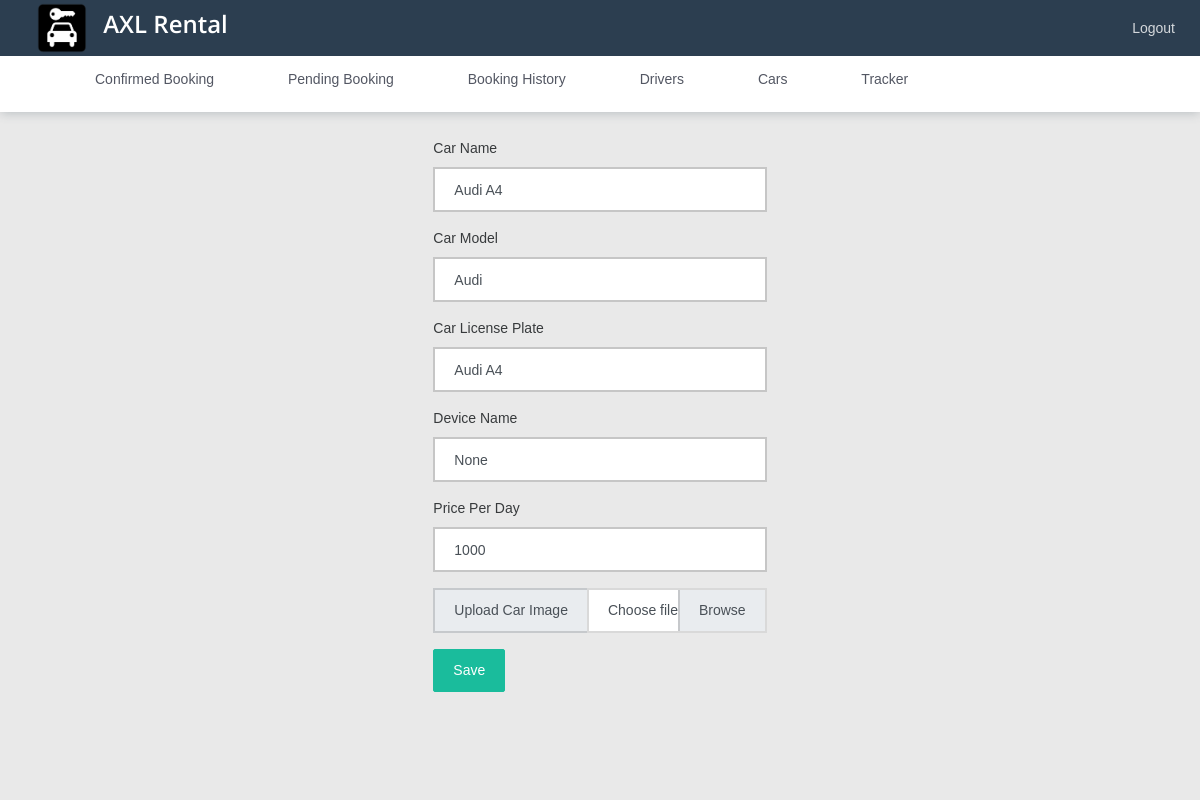
/update-car/6ba19b9f-a5d8-469e-ba6b-ba3df77b7880 (signed in), run on an earlier commit of the app's database.
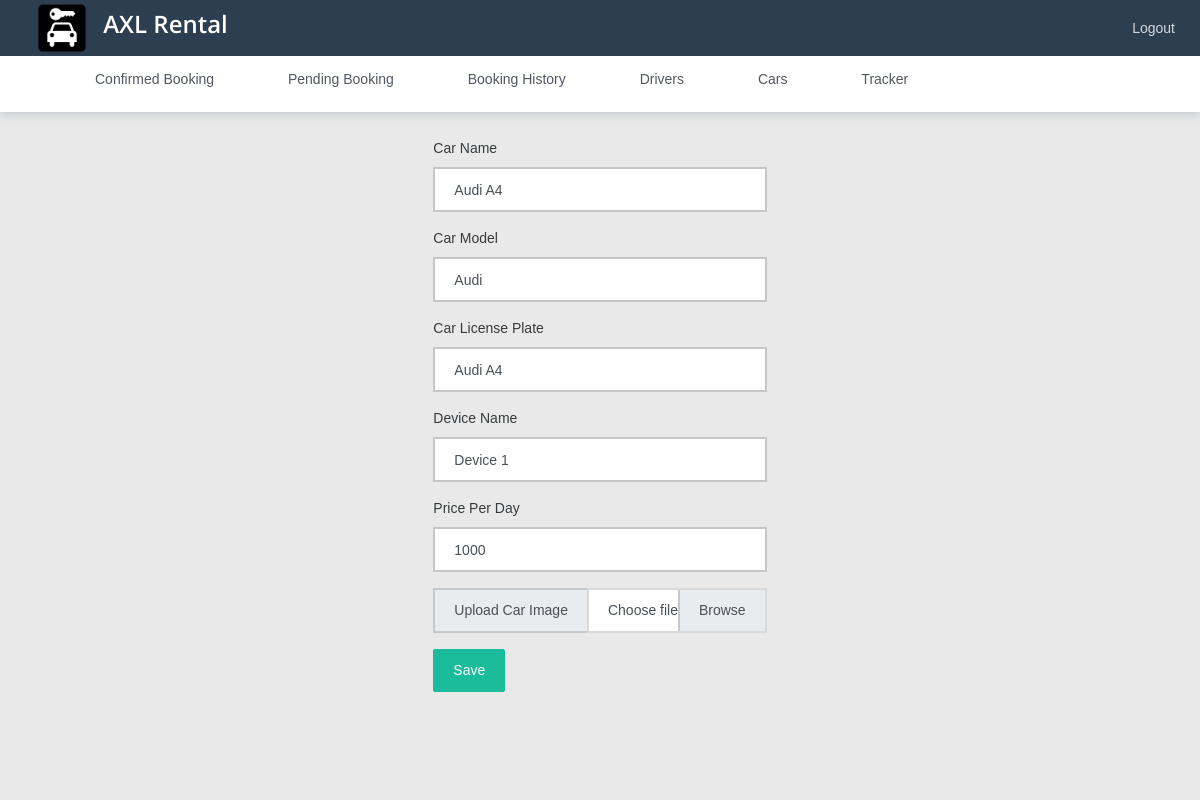
And on a later commit of the database.
### rental/models.py (models this page shows, shortened)
class Cars(models.Model):
    car_id = models.UUIDField(primary_key=True, default=uuid.uuid4, editable=False)
    car_name = models.CharField(max_length=255, null=True, blank=True)
    car_model = models.CharField(max_length=255, null=True, blank=True)
    car_license_plate = models.CharField(max_length=255, null=True, blank=True)
    car_price = models.IntegerField()
    car_color = models.CharField(max_length=255, null=True, blank=True)
    car_seater = models.IntegerField(null=True, blank=True)
    car_image = models.ImageField(upload_to='uploads/cars', null=True, blank=True)
    is_available = models.BooleanField(default=True)
    device_name = models.CharField(max_length=255, null=True, blank=True)
    class Meta:
        verbose_name_plural = 'Cars'

### rental/views.py (the view)
# urls.py: path("update-car/<str:car_id>", views.UpdateCar, name="update-car"),
@login_required(login_url='login')
def UpdateCar(request, car_id):
    car = Cars.objects.get(car_id=car_id)
    form = CarForm(instance=car)
    if request.method == 'POST':
        form = CarForm(request.POST, request.FILES, instance=car)
        if form.is_valid():
            form.save()
            return redirect('car-list')
    context = {'form': form, 'customer': car}
    return render(request, 'rental/admin/update_car.html', context)

### rental/forms.py
class CarForm(ModelForm):
    class Meta:
        model = Cars
        fields = '__all__'
        exclude = ['car_id']

### rental/templates/rental/admin/update_car.html (shortened to what this page needs)
{% extends 'rental/admin/admin_base.html' %}
{% load static %}
{% block content %}
<div class="row">
    <div class="col-md-4"></div>
    <div class="col-md-4">
        <form method="POST" enctype="multipart/form-data">
            <div class="form-group">
                <label>Car Name</label>
                <input type="text" class="form-control" placeholder="Car Name" name="car_name" value="{{customer.car_name}}" required />
            </div>
            <div class="form-group">
                <label>Car Model</label>
                <input type="text" class="form-control" placeholder="Car Model" name="car_model" value="{{customer.car_model}}" required />
            </div>
            <div class="form-group">
                <label>Car License Plate</label>
                <input type="text" class="form-control" placeholder="Car License Plate" name="car_license_plate" value="{{customer.car_name}}" required />
            </div>
            <div class="form-group">
                <label>Device Name</label>
                <input type="text" class="form-control" placeholder="Device Name" name="device_name" value="{{customer.device_name}}" required />
            </div>
            <div class="form-group">
                <label>Price Per Day</label>
                <input type="number" min="0" class="form-control" placeholder="Price" name="car_price" value="{{customer.car_price}}" required>
            </div>
            <div class="input-group mb-3" style="display: flex;" id="license">
                <div class="input-group-prepend">
                    <span class="input-group-text">Upload Car Image</span>
                </div>
                <div class="custom-file">
                    <label class="custom-file-label" for="car_image">Choose file</label>
                </div>
            </div>
            <button onclick="return confirm('Are you sure you want to Update this Information?')" type="submit" class="btn  btn-primary">Save</button>
        </form>
    </div>
    <div class="col-md-4"></div>
</div>
{% endblock %}

What changed in the data, as far as the page shows it:
changed Cars "Audi A4": device_name "None" → "Device 1"
